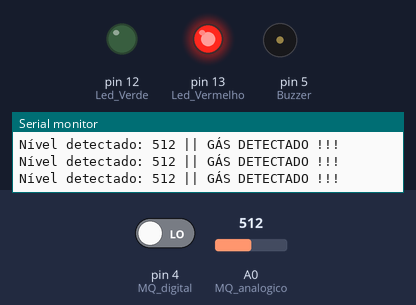
The sketch below on a simulated Arduino Uno, built with avr-gcc and run on an emulated ATmega328P. Parts: output pins drawn as LEDs (lit = HIGH), buzzer (waves = sounding), the last lines printed to the serial monitor. Inputs (shaded band) come from the test bench; at power-on: A0 (MQ_analogico) = 512, pin 4 (MQ_digital) LOW.

Above: at 1.3 s.
1.4 s: A0 (MQ_analogico) set to 285
4.4 s: A0 (MQ_analogico) set to 256
At 5.1 s:
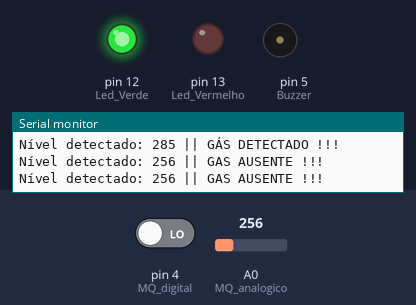
Timing chart, 0 to 7.4 s (numbered marks = the images above; inputs shaded):
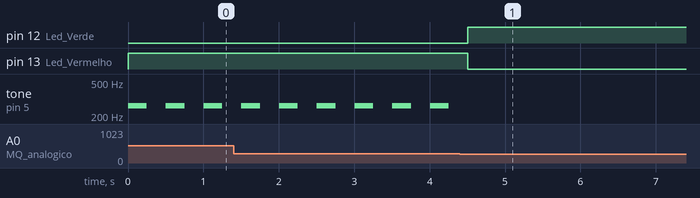

Measured:
- the behaviour switches between 275 and 274 on A0 (MQ_analogico) (found by bisection; images 0 and 1)
- after the input at 4.4 s, pin 12 (Led_Verde): LOW → HIGH after 0.11 s; pin 13 (Led_Vermelho): HIGH → LOW after 0.11 s; tone on pin 5 (Buzzer): stops changing and stays silent
- by itself, tone on pin 5 (Buzzer): alternates 262 Hz for 0.25 s and silent for 0.25 s

The sketch:

sensor_fumaca_gas.ino
```cpp
/* Programa: Detector de gás e fumaça */

/* Definição dos pinos */
#define MQ_analogico A0
#define MQ_digital 4
#define Buzzer 5
#define Led_Verde 12
#define Led_Vermelho 13

/* Variáveis */
int valor_analogico;
int valor_digital;

void setup() {
  /* Inicia a comunicação serial com velocidade de 9600 bauds */
  Serial.begin(9600);

  /* Configura os pinos de entrada e saída */
  pinMode(MQ_analogico, INPUT);
  pinMode(MQ_digital, INPUT);
  pinMode(Buzzer, OUTPUT);
  pinMode(Led_Verde, OUTPUT);
  pinMode(Led_Vermelho, OUTPUT);
}


void loop() {

  valor_analogico = analogRead(MQ_analogico);
  valor_digital = digitalRead(MQ_digital);
  Serial.print("Nível detectado: ");
  Serial.print(valor_analogico);
  Serial.print(" || ");

  // alterar o valor conforme a leitura do monitor serial.
  // verificar o valor da leitura no limpo e na fumaça
  if (valor_analogico >= 275) {
    Serial.println("GÁS DETECTADO !!!");
    digitalWrite(Led_Verde, LOW);
    digitalWrite(Led_Vermelho, HIGH);
    tone(Buzzer, 262, 250);
  } /* end if */
  else {
    Serial.println("GAS AUSENTE !!!");
    digitalWrite(Led_Verde, HIGH);
    digitalWrite(Led_Vermelho, LOW);
    noTone(Buzzer);
  }

  delay(500);
}
```
